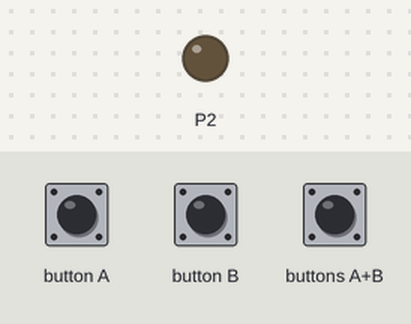
A program run on a simulated BBC micro:bit (MakeCode). Shown: output pins drawn as LEDs (lit = HIGH). Dashed ring = blinking. The inputs (shaded band) are chosen by the test bench.

Above: at 1.2 s.
1.3 s: buttons A+B pressed for 0.15 s
At 1.7 s:
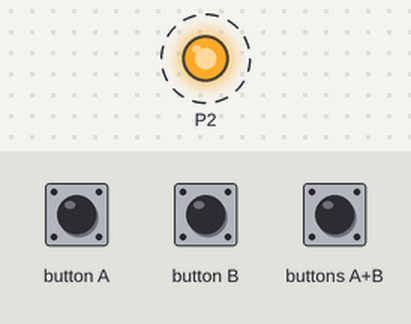
Timing chart, 0 to 10.3 s (numbered marks = the images above; inputs shaded):
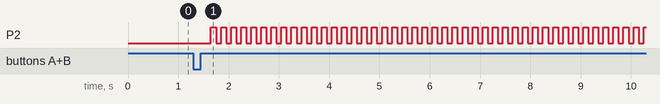

Measured:
- after the input at 1.3 s, P2: alternates HIGH for 0.10 s and LOW for 0.10 s, starting after 0.35 s

The program:

main.ts
```typescript
input.onButtonPressed(Button.A, function on_button_pressed_a() {
    pins.digitalWritePin(DigitalPin.P2, 0)
})
input.onButtonPressed(Button.AB, function on_button_pressed_ab() {
    while (true) {
        basic.pause(100)
        pins.digitalWritePin(DigitalPin.P2, 0)
        basic.pause(100)
        pins.digitalWritePin(DigitalPin.P2, 1)
    }
})
input.onButtonPressed(Button.B, function on_button_pressed_b() {
    pins.digitalWritePin(DigitalPin.P2, 1)
})
```

test.ts
```typescript
// 在此处测试；当此软件包作为插件使用时，将不会编译此软件包。
```
